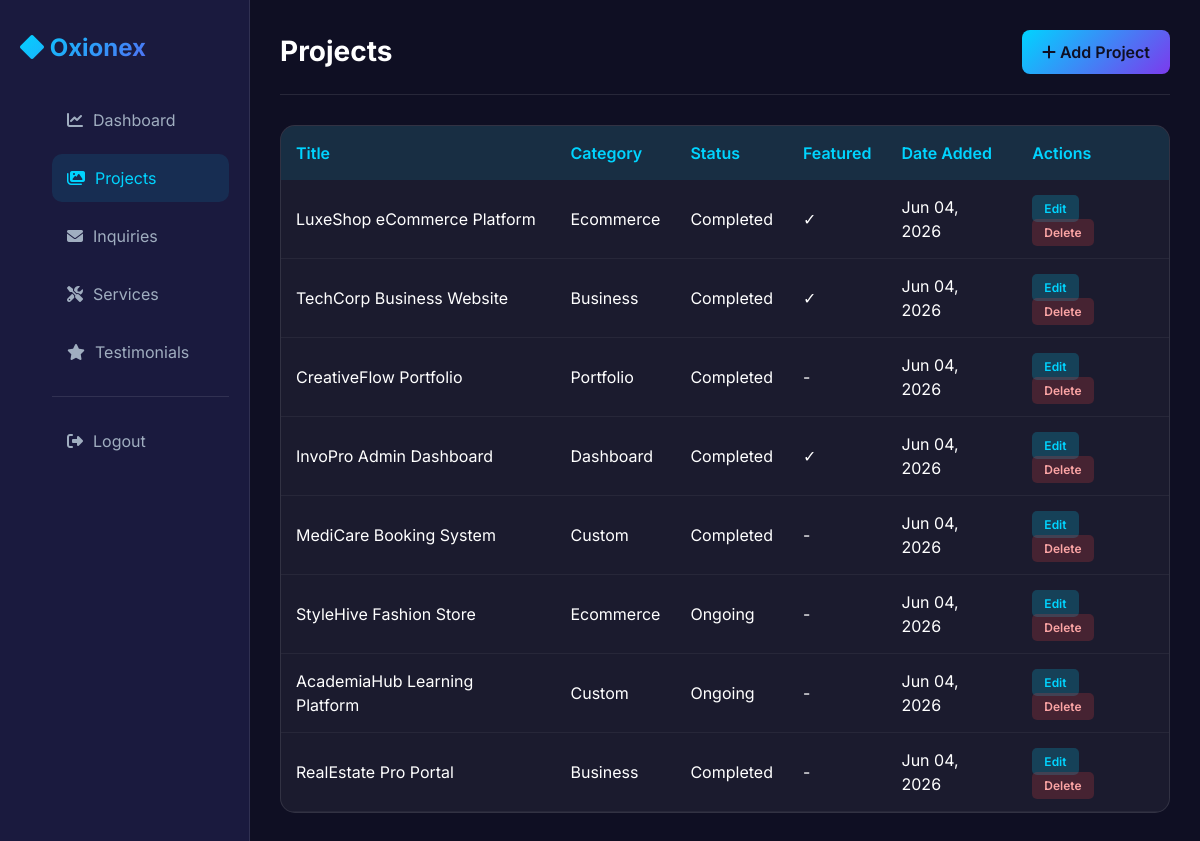
The app's page /admin/projects.php (signed in) with its own data.
### tables this page shows
CREATE TABLE IF NOT EXISTS projects (
    id INT AUTO_INCREMENT PRIMARY KEY,
    title VARCHAR(255) NOT NULL,
    description TEXT NOT NULL,
    short_description VARCHAR(500),
    image VARCHAR(500),
    category ENUM('ecommerce','business','portfolio','custom','dashboard') NOT NULL DEFAULT 'business',
    technologies VARCHAR(500),
    status ENUM('ongoing','completed') NOT NULL DEFAULT 'completed',
    live_link VARCHAR(500),
    featured TINYINT(1) DEFAULT 0,
    sort_order INT DEFAULT 0,
    created_at TIMESTAMP DEFAULT CURRENT_TIMESTAMP
);

### admin/projects.php (the view, shortened to what this page needs)
<?php
require_once '../includes/db.php';
$projects = [];
if ($pdo) {
    try {
        $projects = $pdo->query("SELECT * FROM projects ORDER BY created_at DESC")->fetchAll() ?? [];
    } catch (PDOException $e) {
        $error = 'Error loading projects.';
        error_log('Load projects error: ' . $e->getMessage());
    }
}
?>
<!DOCTYPE html>
<html lang="en">
<head>
    <link href="https://cdn.jsdelivr.net/npm/bootstrap@5.3.0/dist/css/bootstrap.min.css" rel="stylesheet">
    <link rel="stylesheet" href="https://cdnjs.cloudflare.com/ajax/libs/font-awesome/6.4.0/css/all.min.css">
</head>
<body>
    <div class="dashboard-container">
        <div class="sidebar">
            <div class="sidebar-brand">
                <i class="fas fa-diamond"></i> Oxionex
            </div>
            <ul class="sidebar-menu">
                <li><a href="dashboard.php"><i class="fas fa-chart-line"></i> Dashboard</a></li>
                <li><a href="projects.php" class="active"><i class="fas fa-images"></i> Projects</a></li>
                <li><a href="inquiries.php"><i class="fas fa-envelope"></i> Inquiries</a></li>
                <li><a href="services.php"><i class="fas fa-tools"></i> Services</a></li>
                <li><a href="testimonials.php"><i class="fas fa-star"></i> Testimonials</a></li>
                <li style="margin-top: 20px; border-top: 1px solid rgba(255, 255, 255, 0.1); padding-top: 20px;">
                    <a href="logout.php"><i class="fas fa-sign-out-alt"></i> Logout</a>
                </li>
            </ul>
        </div>
        <div class="main-content">
            <div class="top-bar">
                <h1 style="margin: 0; font-size: 28px; font-weight: 700;">Projects</h1>
                <a href="add_project.php" class="btn-add"><i class="fas fa-plus"></i> Add Project</a>
            </div>
            <div class="data-table">
                <table>
                    <thead>
                        <tr>
                            <th>Title</th>
                            <th>Category</th>
                            <th>Status</th>
                            <th>Featured</th>
                            <th>Date Added</th>
                            <th>Actions</th>
                        </tr>
                    </thead>
                    <tbody>
                        <?php foreach ($projects as $project): ?>
                        <tr>
                            <td><?php echo htmlspecialchars(substr($project['title'], 0, 30)); ?></td>
                            <td><?php echo htmlspecialchars(ucfirst($project['category'])); ?></td>
                            <td><?php echo ucfirst(htmlspecialchars($project['status'])); ?></td>
                            <td><?php echo $project['featured'] ? '✓' : '-'; ?></td>
                            <td><?php echo date('M d, Y', strtotime($project['created_at'])); ?></td>
                            <td>
                                <a href="edit_project.php?id=<?php echo $project['id']; ?>" class="btn-action btn-edit">Edit</a>
                                <a href="?delete=<?php echo $project['id']; ?>" class="btn-action btn-delete" onclick="return confirm('Are you sure?');">Delete</a>
                            </td>
                        </tr>
                        <?php endforeach; ?>
                    </tbody>
                </table>
            </div>
        </div>
    </div>
</body>
</html>

### admin/projects.php (style rules this page uses)
* { margin: 0; padding: 0; box-sizing: border-box; }
body { font-family: 'Inter', sans-serif; background: #0f0f23; color: #fff; }
.dashboard-container { display: grid; grid-template-columns: 250px 1fr; min-height: 100vh; }
.sidebar { background: #1a1a3e; border-right: 1px solid rgba(255, 255, 255, 0.1); padding: 30px 20px; }
.sidebar-brand { font-size: 24px; font-weight: 700; background: linear-gradient(135deg, #00d4ff 0%, #7c3aed 100%); -webkit-background-clip: text; -webkit-text-fill-color: transparent; background-clip: text; margin-bottom: 30px; }
.sidebar-menu { list-style: none; }
.sidebar-menu li { margin-bottom: 10px; }
.sidebar-menu a { display: flex; align-items: center; gap: 10px; padding: 12px 15px; color: #a0aec0; text-decoration: none; border-radius: 10px; transition: all 0.3s ease; }
.sidebar-menu a:hover, .sidebar-menu a.active { background: rgba(0, 212, 255, 0.1); color: #00d4ff; }
.main-content { padding: 30px; overflow-y: auto; }
.top-bar { display: flex; justify-content: space-between; align-items: center; margin-bottom: 30px; padding-bottom: 20px; border-bottom: 1px solid rgba(255, 255, 255, 0.1); }
.btn-add { background: linear-gradient(135deg, #00d4ff 0%, #7c3aed 100%); border: none; color: #0f0f23; padding: 10px 20px; border-radius: 8px; cursor: pointer; font-weight: 600; text-decoration: none; }
.data-table { background: rgba(255, 255, 255, 0.05); border: 1px solid rgba(255, 255, 255, 0.1); border-radius: 15px; overflow: hidden; }
.data-table table { width: 100%; margin: 0; }
.data-table th { background: rgba(0, 212, 255, 0.1); padding: 15px; font-weight: 600; text-align: left; border: none; color: #00d4ff; }
.data-table td { padding: 15px; border-bottom: 1px solid rgba(255, 255, 255, 0.05); }
.btn-action { padding: 6px 12px; margin-right: 5px; border: none; border-radius: 5px; cursor: pointer; font-size: 12px; font-weight: 600; text-decoration: none; }
.btn-edit { background: rgba(0, 212, 255, 0.2); color: #00d4ff; }
.btn-delete { background: rgba(239, 68, 68, 0.2); color: #fca5a5; }

### records on screen
projects: title "LuxeShop eCommerce Platform", category "Ecommerce", status "Completed", created_at "Jun 04, 2026"
projects: title "TechCorp Business Website", category "Business", status "Completed", created_at "Jun 04, 2026"
projects: title "CreativeFlow Portfolio", category "Portfolio", status "Completed", created_at "Jun 04, 2026"
projects: title "InvoPro Admin Dashboard", category "Dashboard", status "Completed", created_at "Jun 04, 2026"
projects: title "MediCare Booking System", category "Custom", status "Completed", created_at "Jun 04, 2026"
projects: title "StyleHive Fashion Store", category "Ecommerce", status "Ongoing", created_at "Jun 04, 2026"
projects: title "AcademiaHub Learning Platform", category "Custom", status "Ongoing", created_at "Jun 04, 2026"
projects: title "RealEstate Pro Portal", category "Business", status "Completed", created_at "Jun 04, 2026"
